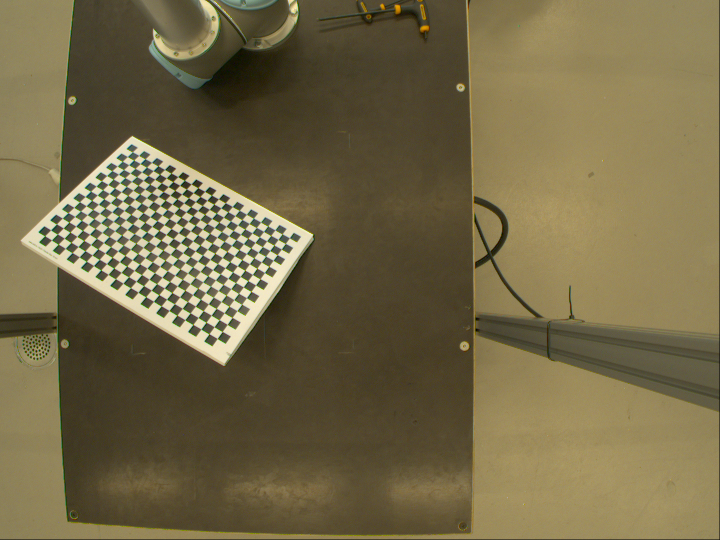
//> input picture calibration/Image__2018-10-05__10-34-02.png, 1440 x 1080 px (shown at 1/2 size)
$ ./camera_calibration   (built with g++ and OpenCV 4)
//> lines starting //> are read from the running program, lines starting //| are printed output that depends on the picture; after the words box and inside, x2 and y2 are one past the last pixel; in counts of white or black regions, pixels touching at a corner belong together
#include <iostream>
#include <opencv2/calib3d.hpp>
#include <opencv2/core.hpp>
#include <opencv2/highgui.hpp>
#include <opencv2/imgproc.hpp>

int main(int argc, char** argv) {

    (void)argc;
    (void)argv;

    std::vector<cv::String> fileNames;
    cv::glob("calibration/Image__2018-10-05__10-34-02.png", fileNames, false);
    cv::Size patternSize(25 - 1, 18 - 1);
    std::vector<std::vector<cv::Point2f>> q(fileNames.size());

    std::vector<std::vector<cv::Point3f>> Q;
    // 1. Generate checkerboard (world) coordinates Q. The board has 25 x 18
    // fields with a size of 15x15mm

    int checkerBoard[2] = { 25,18 };
    // Defining the world coordinates for 3D points
    std::vector<cv::Point3f> objp;
    for (int i = 1; i < checkerBoard[1]; i++) {
        for (int j = 1; j < checkerBoard[0]; j++) {
            objp.push_back(cv::Point3f(j, i, 0));
        }
    }

    std::vector<cv::Point2f> imgPoint;
    // Detect feature points
    std::size_t i = 0;
    for (auto const& f : fileNames) {
        std::cout << std::string(f) << std::endl;

        // 2. Read in the image an call cv::findChessboardCorners()
        cv::Mat img = cv::imread(fileNames[i]);
//> img is the input picture: 1080 rows x 1440 cols, CV_8UC3; mean B, G, R 71.4, 104.7, 115.6
        cv::Mat gray;

        cv::cvtColor(img, gray, cv::COLOR_RGB2GRAY);
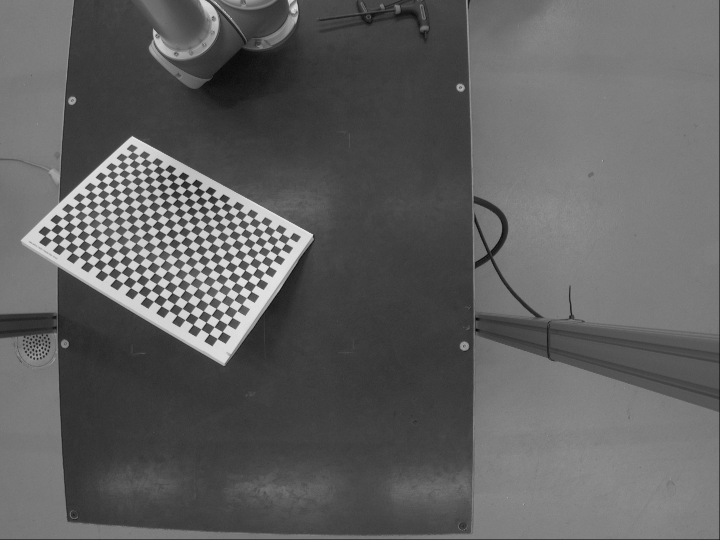
//> gray: 1080 rows x 1440 cols, CV_8UC1 (shown at 1/2 size); min 0, max 252, mean 96

        bool patternFound = cv::findChessboardCorners(gray, patternSize, q[i], cv::CALIB_CB_ADAPTIVE_THRESH + cv::CALIB_CB_NORMALIZE_IMAGE + cv::CALIB_CB_FAST_CHECK);
//> q = 1 point lists; patternFound = true

        // 2. Use cv::cornerSubPix() to refine the found corner detections
        if (patternFound) {
            cv::cornerSubPix(gray, q[i], cv::Size(11, 11), cv::Size(-1, -1), cv::TermCriteria(cv::TermCriteria::EPS + cv::TermCriteria::MAX_ITER, 30, 0.1));
            Q.push_back(objp);
        }

        // Display
        cv::drawChessboardCorners(img, patternSize, q[i], patternFound);
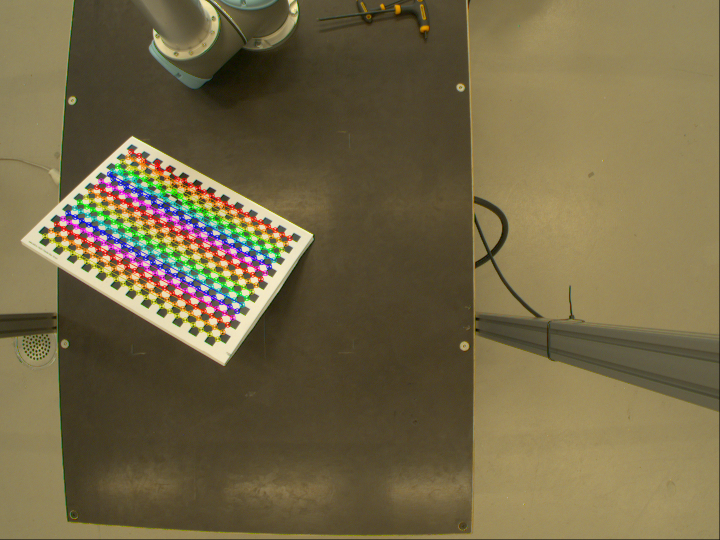
//> img: 1080 rows x 1440 cols, CV_8UC3 (shown at 1/2 size); 3.79% of pixels changed, all inside (x1, y1, x2, y2) = (84, 297, 586, 685)
        cv::imshow("chessboard detection", img);
        cv::waitKey(0);

        i++;
    }


    cv::Matx33f K(cv::Matx33f::eye());  // intrinsic camera matrix
    cv::Vec<float, 5> k(0, 0, 0, 0, 0); // distortion coefficients

    std::vector<cv::Mat> rvecs, tvecs;
    std::vector<double> stdIntrinsics, stdExtrinsics, perViewErrors;
    int flags = cv::CALIB_FIX_ASPECT_RATIO + cv::CALIB_FIX_K3 +
        cv::CALIB_ZERO_TANGENT_DIST + cv::CALIB_FIX_PRINCIPAL_POINT;
    cv::Size frameSize(1440, 1080);

    std::cout << "Calibrating..." << std::endl;
    // 4. Call "float error = cv::calibrateCamera()" with the input coordinates
    // and output parameters as declared above...

    float error = cv::calibrateCamera(Q, q, frameSize, K, k, rvecs, tvecs, flags);
//> K = [[1700.6, 0, 719.5], [0, 1700.6, 539.5], [0, 0, 1]]; k = [-0.609, 1.89, 0, 0, 0]; error = 2.65

    std::cout << "Reprojection error = " << error << "\nK =\n"
        << K << "\nk=\n"
        << k << std::endl;
//| Reprojection error = 2.65004
//| K =
//| [1700.5758, 0, 719.5;
//|  0, 1700.5758, 539.5;
//|  0, 0, 1]
//| k=
//| [-0.608926, 1.89056, 0, 0, 0]

    // Precompute lens correction interpolation
    cv::Mat mapX, mapY;
    cv::initUndistortRectifyMap(K, k, cv::Matx33f::eye(), K, frameSize, CV_32FC1,
        mapX, mapY);
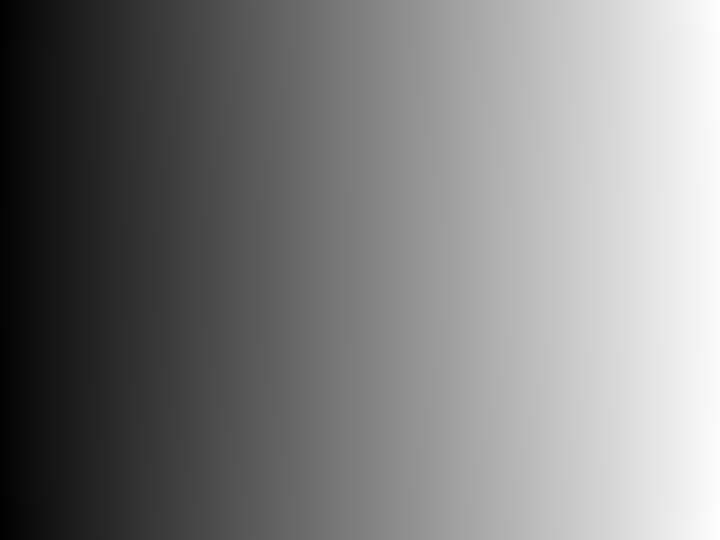
//> mapX: 1080 rows x 1440 cols, CV_32FC1 (shown at 1/2 size); min 16.14, max 1422.9, mean 719.5; drawn with min black and max white
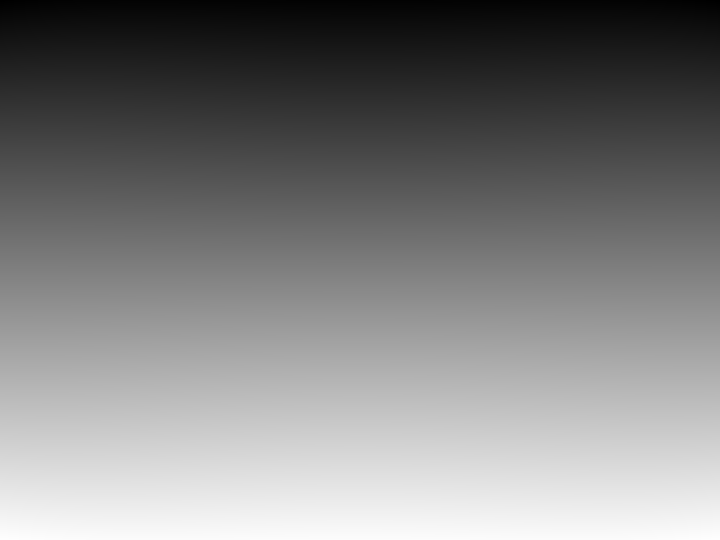
//> mapY: 1080 rows x 1440 cols, CV_32FC1 (shown at 1/2 size); min 12.1, max 1066.9, mean 539.5; drawn with min black and max white

    // Show lens corrected images
    for (auto const& f : fileNames) {
        std::cout << std::string(f) << std::endl;

        cv::Mat img = cv::imread(f, cv::IMREAD_COLOR);

        cv::Mat imgUndistorted;
        // 5. Remap the image using the precomputed interpolation maps.
        cv::remap(img, imgUndistorted, mapX, mapY, cv::INTER_LINEAR);
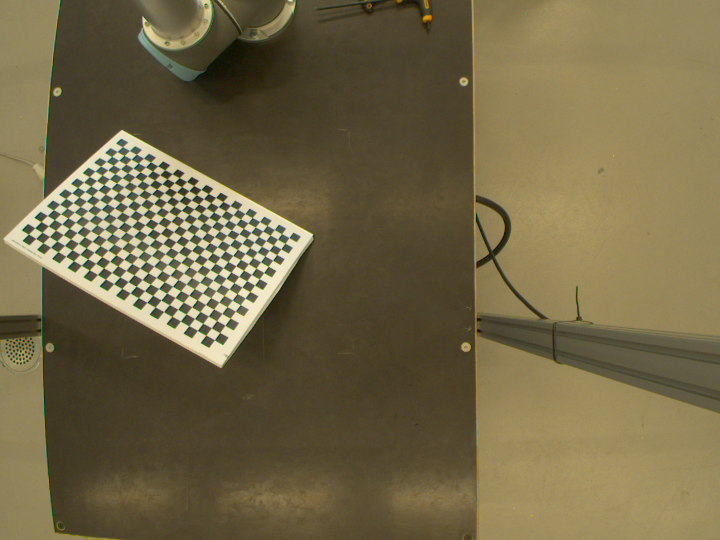
//> imgUndistorted: 1080 rows x 1440 cols, CV_8UC3 (shown at 1/2 size); mean B, G, R 70.7, 103.5, 114.4

        // Display
        cv::imshow("undistorted image", imgUndistorted);
        cv::waitKey(0);
    }

    return 0;
}

$ run again, with calibration/Image__2018-10-05__10-29-04.png copied over calibration/Image__2018-10-05__10-34-02.png
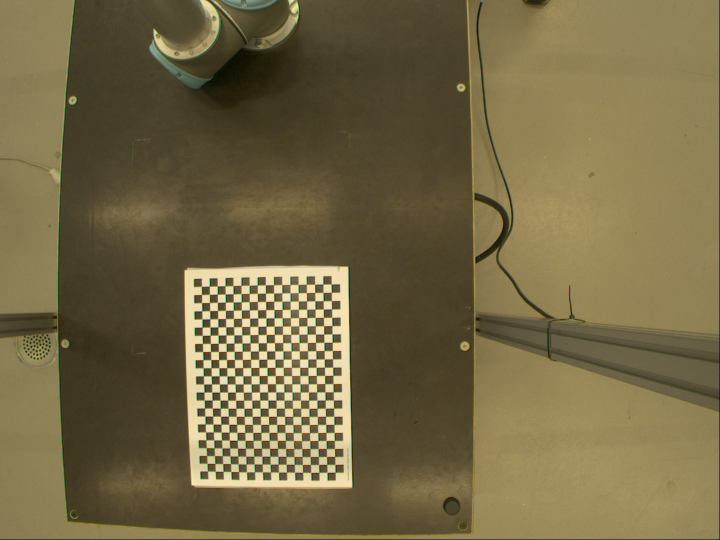
//> input picture calibration/Image__2018-10-05__10-29-04.png, 1440 x 1080 px (shown at 1/2 size)
//> img is the input picture: 1080 rows x 1440 cols, CV_8UC3; mean B, G, R 69.3, 103.9, 116.1
//> `cv::cvtColor(img, gray, cv::COLOR_RGB2GRAY);`:
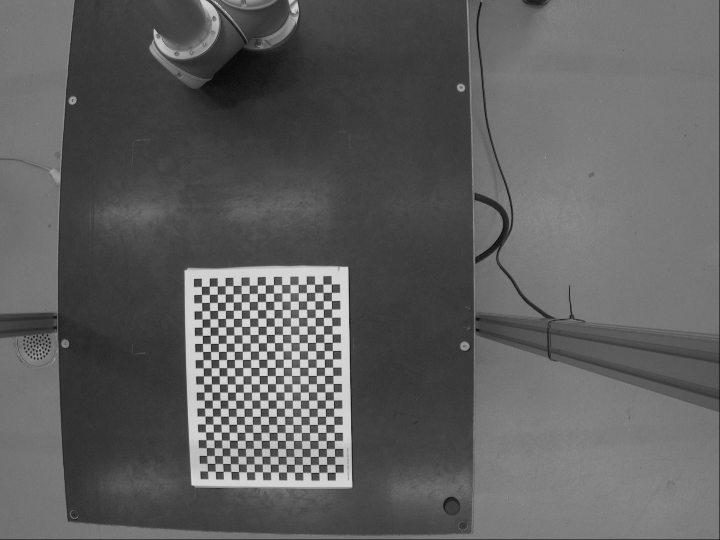
//> gray: 1080 rows x 1440 cols, CV_8UC1 (shown at 1/2 size); min 0, max 236, mean 94.9
//> q = 1 point lists; patternFound = true
//> img: 1080 rows x 1440 cols, CV_8UC3; 4.02% of pixels changed, all inside (x1, y1, x2, y2) = (397, 563, 678, 952)
//> K = [[2383.6, 0, 719.5], [0, 2383.6, 539.5], [0, 0, 1]]; k = [-0.725, 0.185, 0, 0, 0]; error = 0.293
//| Reprojection error = 0.293003
//| K =
//| [2383.5969, 0, 719.5;
//|  0, 2383.5969, 539.5;
//|  0, 0, 1]
//| k=
//> (the first 6 of 7 printed lines)
//> `cv::remap(img, imgUndistorted, mapX, mapY, cv::INTER_LINEAR);`:
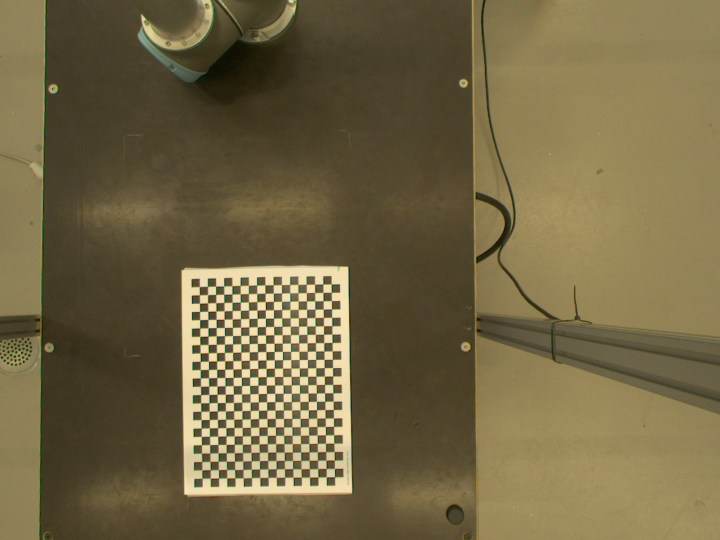
//> imgUndistorted: 1080 rows x 1440 cols, CV_8UC3 (shown at 1/2 size); mean B, G, R 68.2, 102.3, 114.5

$ run again, with calibration/Image__2018-10-05__10-29-50.png copied over calibration/Image__2018-10-05__10-34-02.png
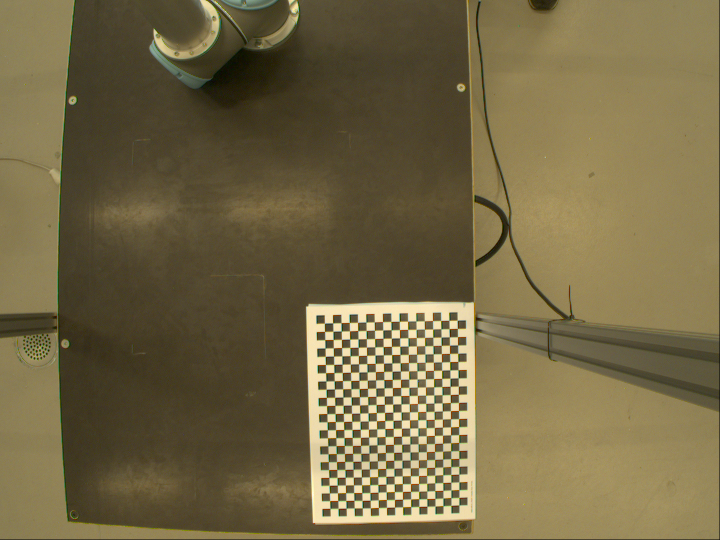
//> input picture calibration/Image__2018-10-05__10-29-50.png, 1440 x 1080 px (shown at 1/2 size)
//> img is the input picture: 1080 rows x 1440 cols, CV_8UC3; mean B, G, R 69.4, 103.8, 116
//> `cv::cvtColor(img, gray, cv::COLOR_RGB2GRAY);`:
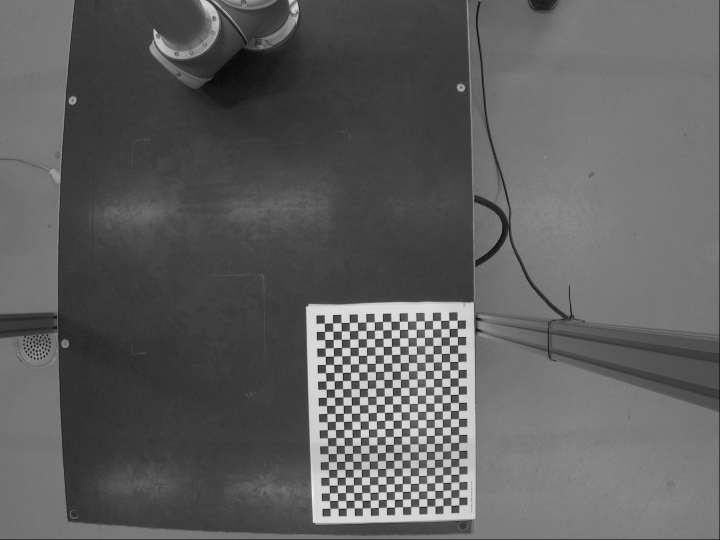
//> gray: 1080 rows x 1440 cols, CV_8UC1 (shown at 1/2 size); min 0, max 246, mean 94.9
//> q = 1 point lists; patternFound = true
//> img: 1080 rows x 1440 cols, CV_8UC3; 4.02% of pixels changed, all inside (x1, y1, x2, y2) = (643, 635, 925, 1024)
//> K = [[2129.1, 0, 719.5], [0, 2129.1, 539.5], [0, 0, 1]]; k = [-0.331, -2.48, 0, 0, 0]; error = 0.317
//| Reprojection error = 0.317275
//| K =
//| [2129.0774, 0, 719.5;
//|  0, 2129.0774, 539.5;
//|  0, 0, 1]
//| k=
//> (the first 6 of 7 printed lines)
//> `cv::remap(img, imgUndistorted, mapX, mapY, cv::INTER_LINEAR);`:
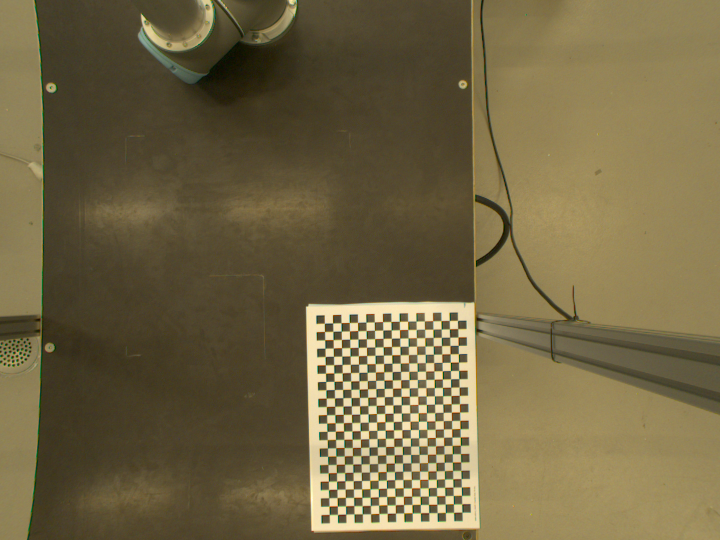
//> imgUndistorted: 1080 rows x 1440 cols, CV_8UC3 (shown at 1/2 size); mean B, G, R 68.1, 102, 114.2

$ run again, with calibration/Image__2018-10-05__10-30-08.png copied over calibration/Image__2018-10-05__10-34-02.png
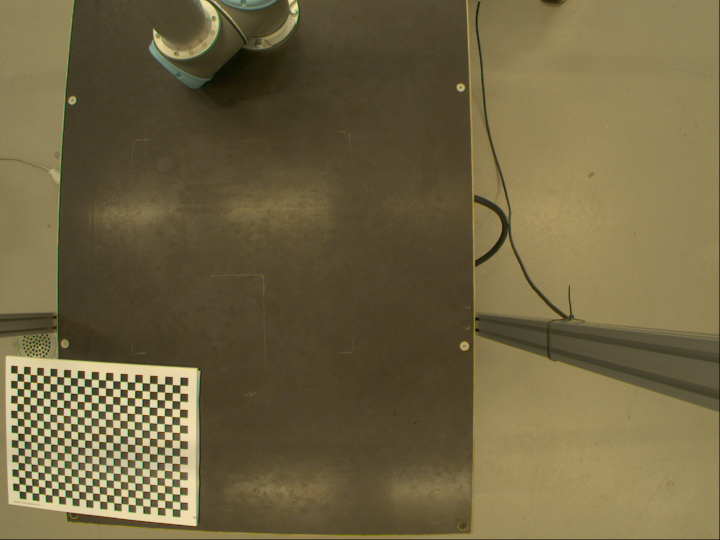
//> input picture calibration/Image__2018-10-05__10-30-08.png, 1440 x 1080 px (shown at 1/2 size)
//> img is the input picture: 1080 rows x 1440 cols, CV_8UC3; mean B, G, R 66.4, 100.3, 112.1
//> `cv::cvtColor(img, gray, cv::COLOR_RGB2GRAY);`:
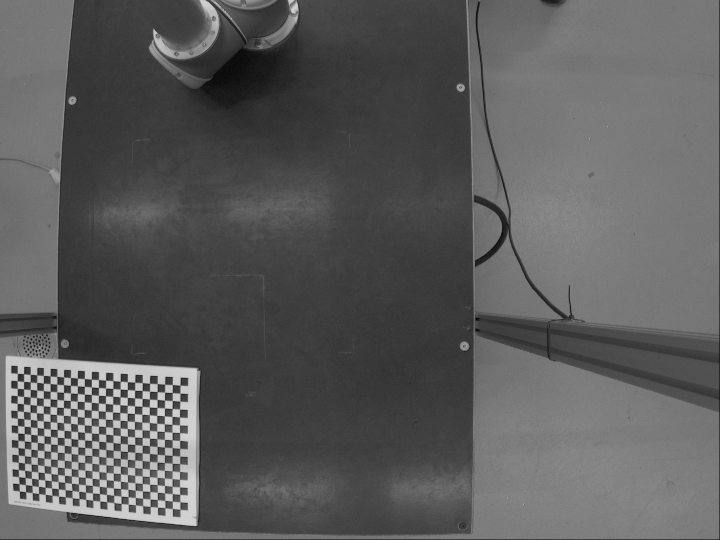
//> gray: 1080 rows x 1440 cols, CV_8UC1 (shown at 1/2 size); min 0, max 242, mean 91.5
//> q = 1 point lists; patternFound = true
//> img: 1080 rows x 1440 cols, CV_8UC3; 3.66% of pixels changed, all inside (x1, y1, x2, y2) = (29, 741, 368, 1026)
//> K = [[1188, 0, 719.5], [0, 1188, 539.5], [0, 0, 1]]; k = [-0.2, 0.0491, 0, 0, 0]; error = 1.03
//| Reprojection error = 1.02867
//| K =
//| [1188.0182, 0, 719.5;
//|  0, 1188.0182, 539.5;
//|  0, 0, 1]
//| k=
//> (the first 6 of 7 printed lines)
//> `cv::remap(img, imgUndistorted, mapX, mapY, cv::INTER_LINEAR);`:
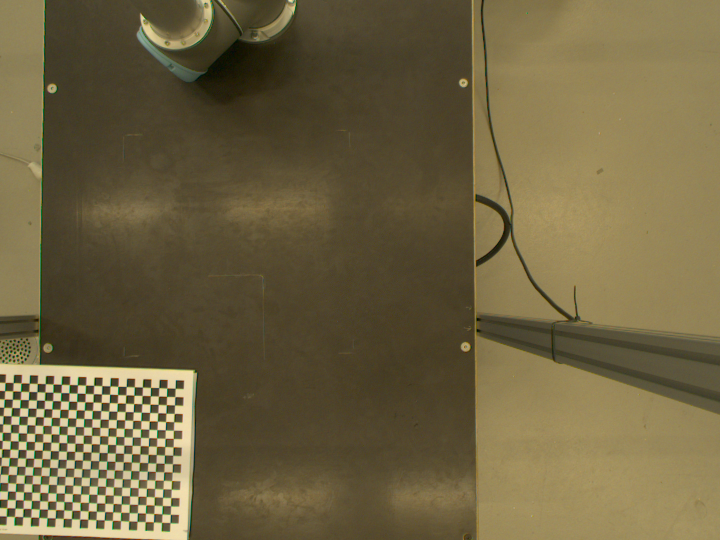
//> imgUndistorted: 1080 rows x 1440 cols, CV_8UC3 (shown at 1/2 size); mean B, G, R 65.6, 99, 110.8
